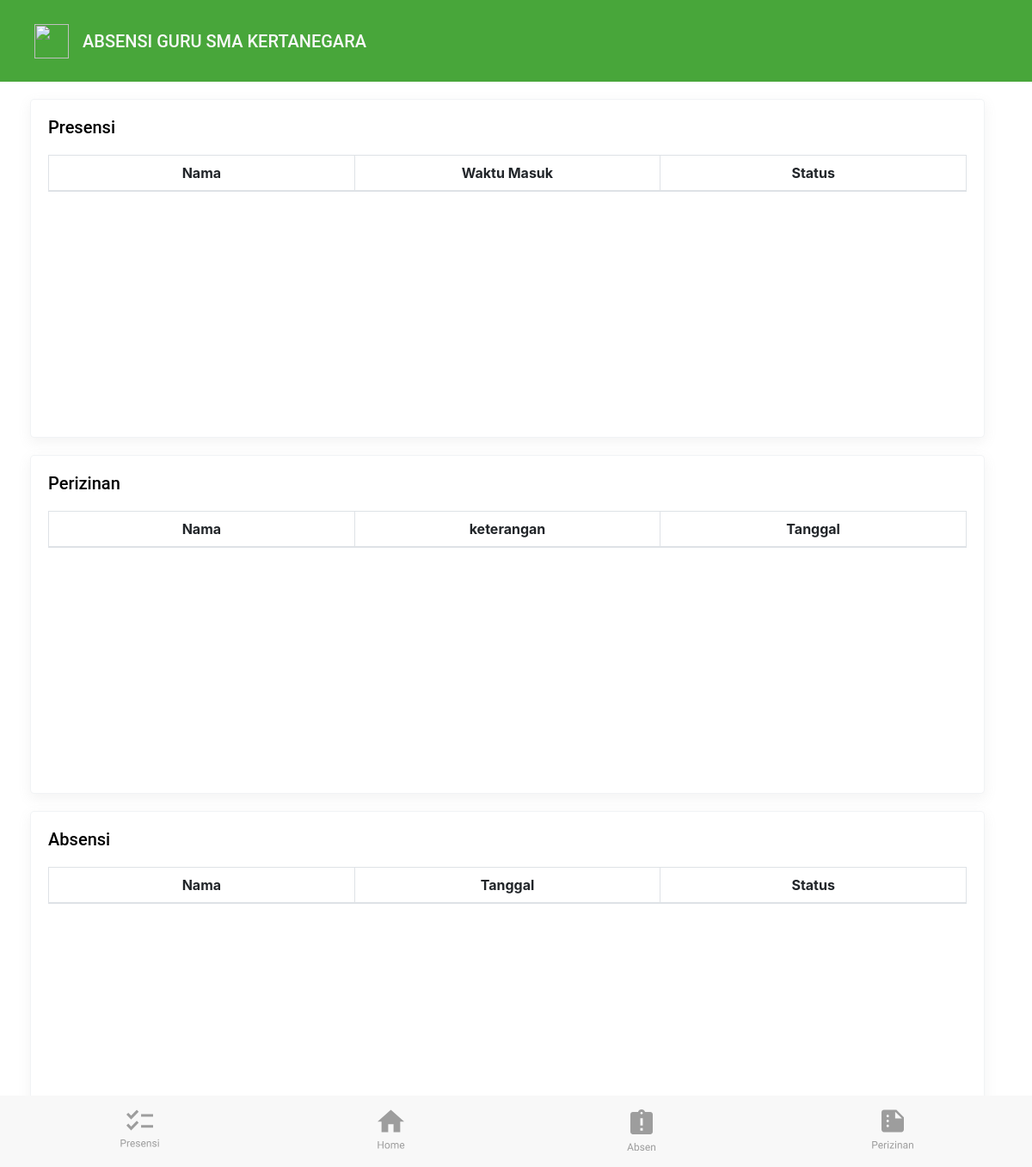
/user/, run on an earlier commit of the app's database.
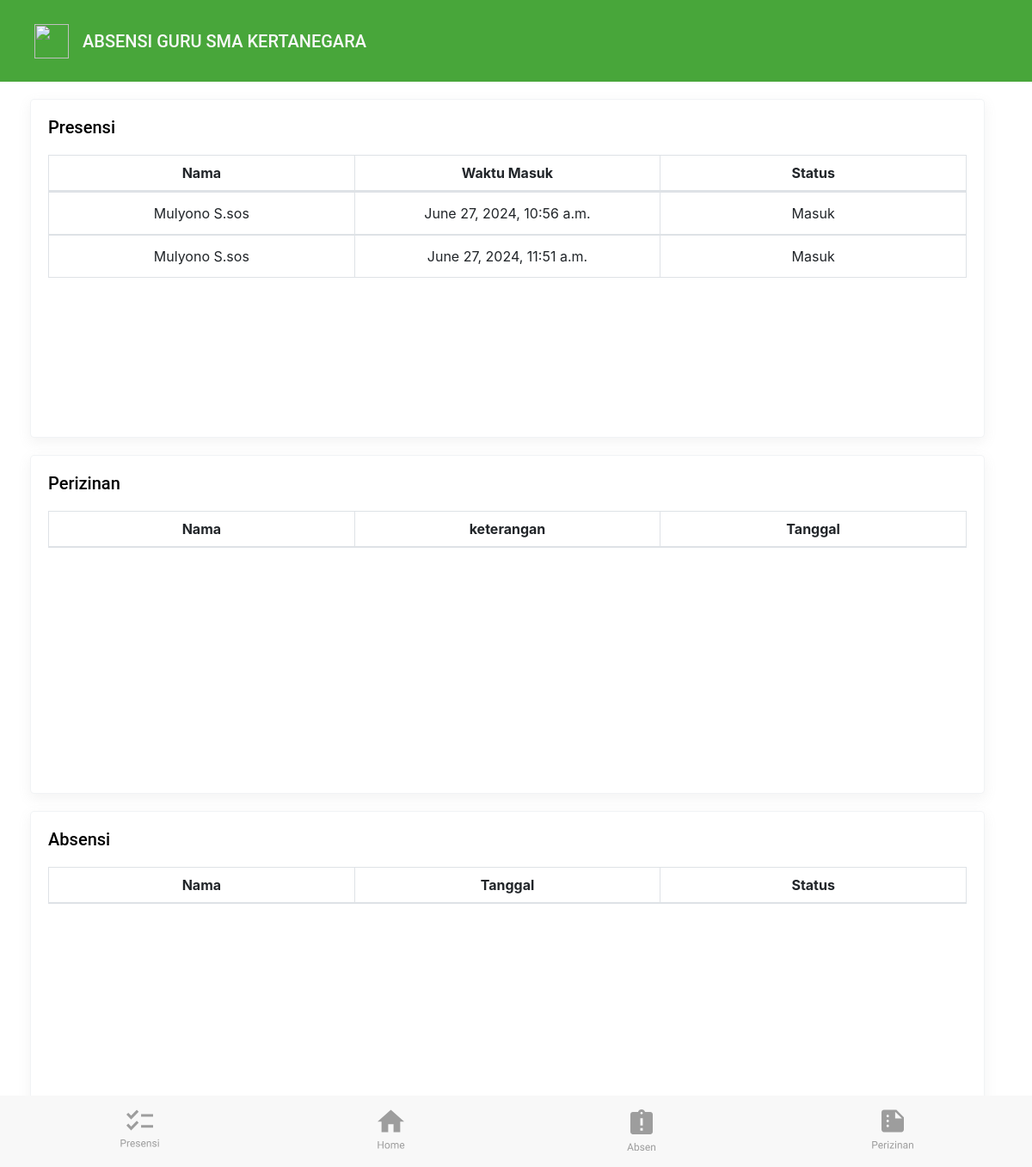
And on a later commit of the database.
### presensi/models.py (models this page shows, shortened)
class Presensi(models.Model):
    nama=models.ForeignKey(Biodata,on_delete=models.CASCADE,null=True)
    status=models.CharField(max_length=10, default="Masuk")
    tgl=models.DateTimeField(default=datetime.now, blank=True)

### biodata/models.py (models this page shows)
class Biodata(models.Model):
    nama=models.CharField(max_length=50)
    nip=models.CharField(max_length=8)
    jk=models.ForeignKey(Jenis, on_delete=models.CASCADE,null=True)
    agama=models.ForeignKey(Agama, on_delete=models.CASCADE,null=True)
    alamat=models.TextField()
    mapel=models.CharField(max_length=50)
    def __str__(self):
        return str(self.nama)

### users/views.py (the view)
# urls.py: path('user/',homeuser),
def homeuser(request):
    presensi=Presensi.objects.all()
    biodata=Biodata.objects.all()
    perizinan=Perizinan.objects.all()
    absen=Absen.objects.all()
    konteks={
        'presensi':presensi,
        'biodata':biodata,
        'perizinan':perizinan,
        'absen':absen,
    }
    return render(request,'Front-end/users/home_user.html',konteks)

### template/Front-end/users/home_user.html (shortened to what this page needs)
{% extends 'Front-end/users/base_user.html' %}
{% load static %}
{% block isi %}
    <div class="container">
        <div class="home">
            <h2>Presensi</h2>
            <div class="table-responsive">
                <table class="table table-bordered scroll" id="dataTable" width="auto" cellspacing="0">
                    <thead>
                        <tr>
                            <th>Nama</th>
                            <th>Waktu Masuk</th>
                            <th>Status</th>
                        </tr>
                    </thead>
                    <tbody>
                        {% for Presensi in presensi  %}
                        <tr>
                            <td>{{ Presensi.nama }}</td>
                            <td>{{ Presensi.tgl }}</td>
                            <td>{{ Presensi.status }}</td>
                        </tr>
                        {% endfor %}
                    </tbody>
                </table>
            </div>
        </div>
    </div>
    <div class="container">
        <div class="home">
            <h2>Perizinan</h2>
            <div class="table-responsive">
                <table class="table table-bordered scroll" id="dataTable" width="auto" cellspacing="0">
                    <thead>
                        <tr>
                            <th>Nama</th>
                            <th>keterangan</th>
                            <th>Tanggal</th>
                        </tr>
                    </thead>
                    <tbody>
                    </tbody>
                </table>
            </div>
        </div>
    </div>
    <div class="container">
        <div class="home">
            <h2>Absensi</h2>
            <div class="table-responsive">
                <table class="table table-bordered scroll" id="dataTable" width="auto" cellspacing="0">
                    <thead>
                        <tr>
                            <th>Nama</th>
                            <th>Tanggal</th>
                            <th>Status</th>
                        </tr>
                    </thead>
                    <tbody>
                    </tbody>
                </table>
            </div>
        </div>
    </div>
{% endblock %}

What changed in the data, as far as the page shows it:
added Presensi: nama "Mulyono S.sos", tgl "June 27, 2024, 10:56 a.m.", status "Masuk"
added Presensi: nama "Mulyono S.sos", tgl "June 27, 2024, 11:51 a.m.", status "Masuk"
